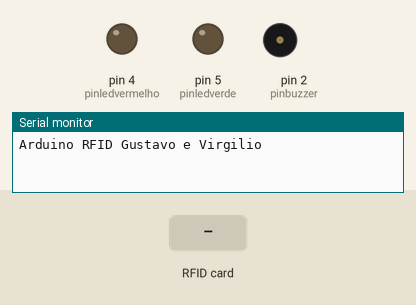
Simulated run of this sketch. Board: Arduino Uno, built with avr-gcc and run on an emulated ATmega328P. On the bench: output pins drawn as LEDs (lit = HIGH), buzzer (waves = sounding), the last lines printed to the serial monitor. The inputs (shaded band) are chosen by the test bench. Pins used as bus, display or sensor lines are not drawn.

Above: at 1.2 s.
1.3 s: RFID card 5E 7A 19 C4 held to the reader
At 1.45 s:
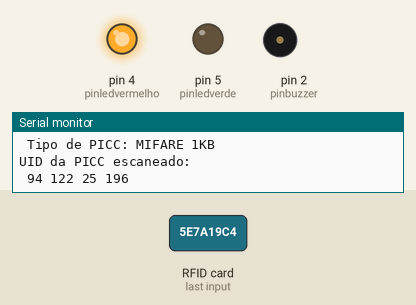
At 1.8 s:
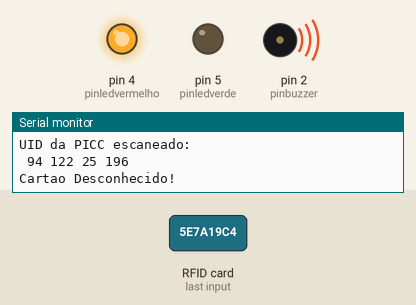
Timing chart, 0 to 4.3 s (numbered marks = the images above; inputs shaded):
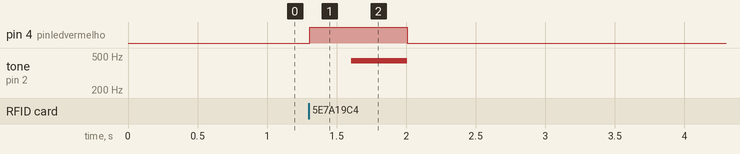

The sketch:

rfid_virgilio.ino
```cpp
#include <SPI.h>
#include <MFRC522.h>

#define SS_PIN 10
#define RST_PIN 9
#define pinledvermelho 4
#define pinledverde 5

MFRC522 rfid(SS_PIN, RST_PIN);
MFRC522::MIFARE_Key key;

int code[] = { 224, 155, 245, 25 };
int techfarm_card[] = { 83, 00, 148, 49 };

int codeRead = 0;
int pinbuzzer = 2;
int tempo = 400;
String uidString;

void setup() {
  Serial.begin(9600);
  SPI.begin();
  rfid.PCD_Init();
  Serial.println(F("Arduino RFID Gustavo e Virgilio"));
  pinMode(pinledvermelho, OUTPUT);
  pinMode(pinledverde, OUTPUT);
  pinMode(pinbuzzer, OUTPUT);
}

void loop() {

  if (rfid.PICC_IsNewCardPresent()) {
    readRFID();
  }
  delay(100);
}

void readRFID() {
  rfid.PICC_ReadCardSerial();
  Serial.print(F("\n Tipo de PICC: "));
  MFRC522::PICC_Type piccType = rfid.PICC_GetType(rfid.uid.sak);
  Serial.println(rfid.PICC_GetTypeName(piccType));

  if (piccType != MFRC522::PICC_TYPE_MIFARE_MINI && piccType != MFRC522::PICC_TYPE_MIFARE_1K && piccType != MFRC522::PICC_TYPE_MIFARE_4K) {
    Serial.println(F("Your tag is not of type MIFARE Classic."));
    return;
  }

  Serial.println("UID da PICC escaneado:");
  printDec(rfid.uid.uidByte, rfid.uid.size);
  uidString = String(rfid.uid.uidByte[0]) + " " + String(rfid.uid.uidByte[1]) + " " + String(rfid.uid.uidByte[2]) + " " + String(rfid.uid.uidByte[3]);
  int i = 0;
  boolean match = true;
  boolean tech_farm = false;
  while (i < rfid.uid.size) {
    if (!(int(rfid.uid.uidByte[i]) == int(code[i]))) {
      match = false;
    }
    if ((int(rfid.uid.uidByte[i]) == int(techfarm_card[i]))) {
      match = false;
      tech_farm = true;
    }
    i++;
  }

  if (tech_farm == true) {

    digitalWrite(pinledverde, HIGH);
    delay(150);
    Serial.println("\n*** Bem Vindo, Tech Farm! ***");
    delay(150);
    tone(pinbuzzer, 294, tempo);
    delay(tempo);
    digitalWrite(pinledverde, LOW);
    delay(150);
  }
  if (match) {
    digitalWrite(pinledverde, HIGH);
    delay(150);
    Serial.println("\n*** Acesso Liberado! ***");
    delay(150);
    tone(pinbuzzer, 294, tempo);
    delay(tempo);
    digitalWrite(pinledverde, LOW);
    delay(150);
  } else {
    digitalWrite(pinledvermelho, HIGH);
    delay(150);
    Serial.println("\nCartao Desconhecido!");
    delay(150);
    tone(pinbuzzer, 440, tempo);
    delay(tempo);
    digitalWrite(pinledvermelho, LOW);
    delay(150);
  }
  Serial.println("============================");

  rfid.PICC_HaltA();

  rfid.PCD_StopCrypto1();
}

void printDec(byte *buffer, byte bufferSize) {

  for (byte i = 0; i < bufferSize; i++) {

    Serial.print(buffer[i] < 0x10 ? " 0" : " ");
    Serial.print(buffer[i], DEC);
  }
}
```

Measured:
- after the input at 1.3 s, pin 4 (pinledvermelho): LOW → HIGH at once, → LOW 0.70 s later; tone on pin 2 (pinbuzzer): silent → 440 Hz after 0.31 s, → silent 0.40 s later
